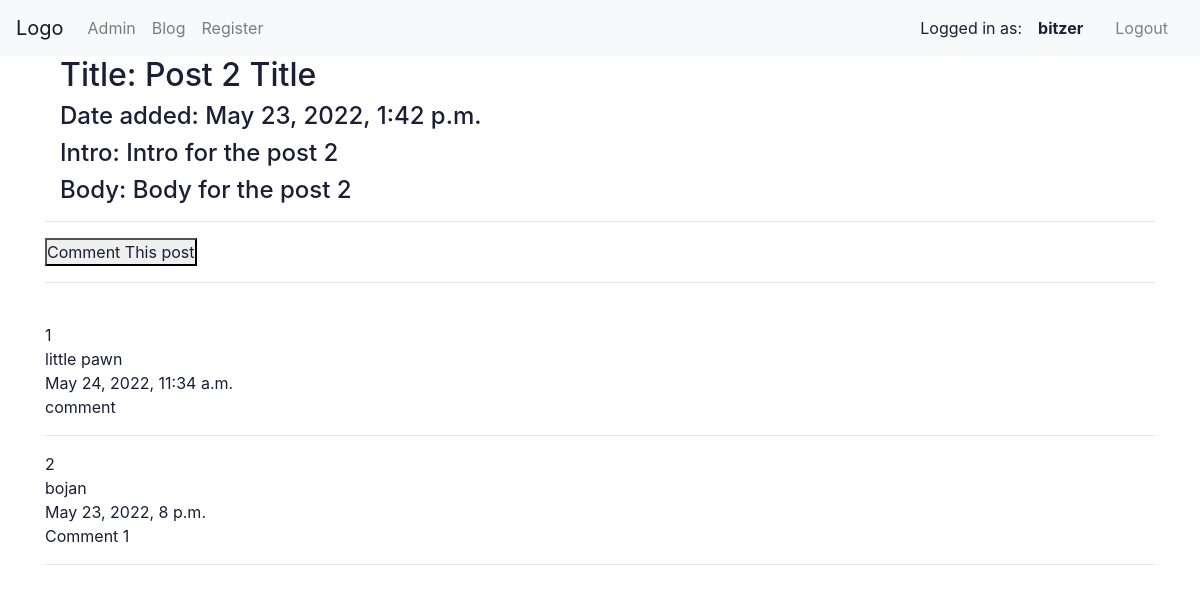
Screenshot of /post-2/ (signed in) with the database file from the repository.
### blog/models.py (models this page shows, shortened)
class Post(models.Model):
  title = models.CharField(max_length=255)
  slug  = models.SlugField()
  intro = models.TextField()
  body  = models.TextField()
  date_added = models.DateTimeField(auto_now_add=True)
  class Meta:
    ordering = ['-date_added']

class Comment(models.Model):
  post  = models.ForeignKey(Post, related_name='comments', on_delete=models.CASCADE)
  name  = models.CharField(max_length=255)
  email = models.EmailField()
  body  = models.TextField()
  date_added = models.DateTimeField(auto_now_add=True)
  class Meta:
      ordering = ['-date_added']

### blog/views.py (the view)
# urls.py: path('<slug:slug>/', views.post_detail, name="post_detail"),
def post_detail(request, slug):
  form  = CommentForm()
  post  = Post.objects.get(slug=slug)
  name  = request.user
  body  = str(request.POST.get('body'))
  user  = User.objects.get(id=name.id)
  email = user.email
  if request.method == 'POST':
    comment = Comment(post=post, name=name, email=email, body=body)
    comment.save()
    return redirect('post_detail', slug=post.slug)
  else:
    form = CommentForm()
  return render(request, 'blog/post_detail.html', {'post': post, 'form': form})

### templates/blog/post_detail.html (shortened to what this page needs)
{% extends "blog/base.html" %} {% load staticfiles %} {% block body_block %}
<div class="container">
  <div class="post block">
    <h2 class="subtitle">Title: {{post.title}}</h2>
    <h4>Date added: {{post.date_added}}</h4>
    <h4>Intro: {{post.intro}}</h4>
    <h4>Body: {{post.body}}</h4>
  </div>
</div>
<hr />
<button class="show-hide-comment-form" onclick="showHideForm()">
  Comment This post
</button>
<hr />
<br />
{% for comment in post.comments.all %}
<div class="comment">
  <div class="comment-counter">{{forloop.counter}}</div>
  <div class="comment-user">{{comment.name}}</div>
  <div class="comment-user">{{comment.date_added}}</div>
  <div class="comment-body">{{comment.body}}</div>
</div>
<hr />
{% empty %}
<h2 class="no-comments-yet">This post have no comments.</h2>
<hr />
{% endfor %}
{% endblock %}

### templates/blog/base.html (shortened to what this page needs)
<!DOCTYPE html>
{% load staticfiles %}
<head>
  <link rel="stylesheet" href="https://cdn.jsdelivr.net/npm/bootstrap@4.4.1/dist/css/bootstrap.min.css">
  <link rel="stylesheet" href="{% static 'css.css' %}">
</head>
<body>
  <nav class="navbar navbar-expand-lg navbar-light bg-light">
    <a class="navbar-brand" href="{% url 'index' %}">Logo</a>
    <div class="collapse navbar-collapse" id="navbarSupportedContent">
      <ul class="navbar-nav mr-auto">
        <li class="nav-item">
          <a class="nav-link" href="{% url 'admin:index' %}">Admin</a>
        </li>
        <li class="nav-item">
          <a class="nav-link" href="{% url 'blog' %}">Blog</a>
        </li>
        <li class="nav-item">
          <a class="nav-link" href="{% url 'register' %}">Register</a>
        </li>
      </ul>
      {% if user.is_authenticated %}
      <div>Logged in as: </div>
      <a class="logout nav-link" href="{% url 'user' %}"><b>{{user.username}}</b></a>
      <a class="logout nav-link" href="{% url 'logout' %}">Logout</a>
      {% else %}
      <a class="logout nav-link" href="{% url 'user_login' %}">Login</a></li>
      {% endif %}
    </div>
  </nav>
  <div class="container">
    {% block body_block %}
    {% endblock %}
  </div>
</body>
</html>

### static/css.css (style rules this page uses)
.logout { color: grey; }
* { padding: 0; margin: 0; color: #1a1f36; box-sizing: border-box; word-wrap: break-word; font-family: -apple-system, BlinkMacSystemFont, Segoe UI, Roboto, Helvetica Neue, Ubuntu, sans-serif; }
body { min-height: 100%; background-color: #ffffff; }
a { color: #5469d4; text-decoration: unset; }

### rows the page displays
Post: title "Post 2 Title", date_added "May 23, 2022, 1:42 p.m.", intro "Intro for the post 2", body "Body for the post 2"
Comment: name "little pawn", date_added "May 24, 2022, 11:34 a.m.", body "comment"
Comment: name "bojan", date_added "May 23, 2022, 8 p.m.", body "Comment 1"

### other values shown
{{ user.username }} "bitzer"
